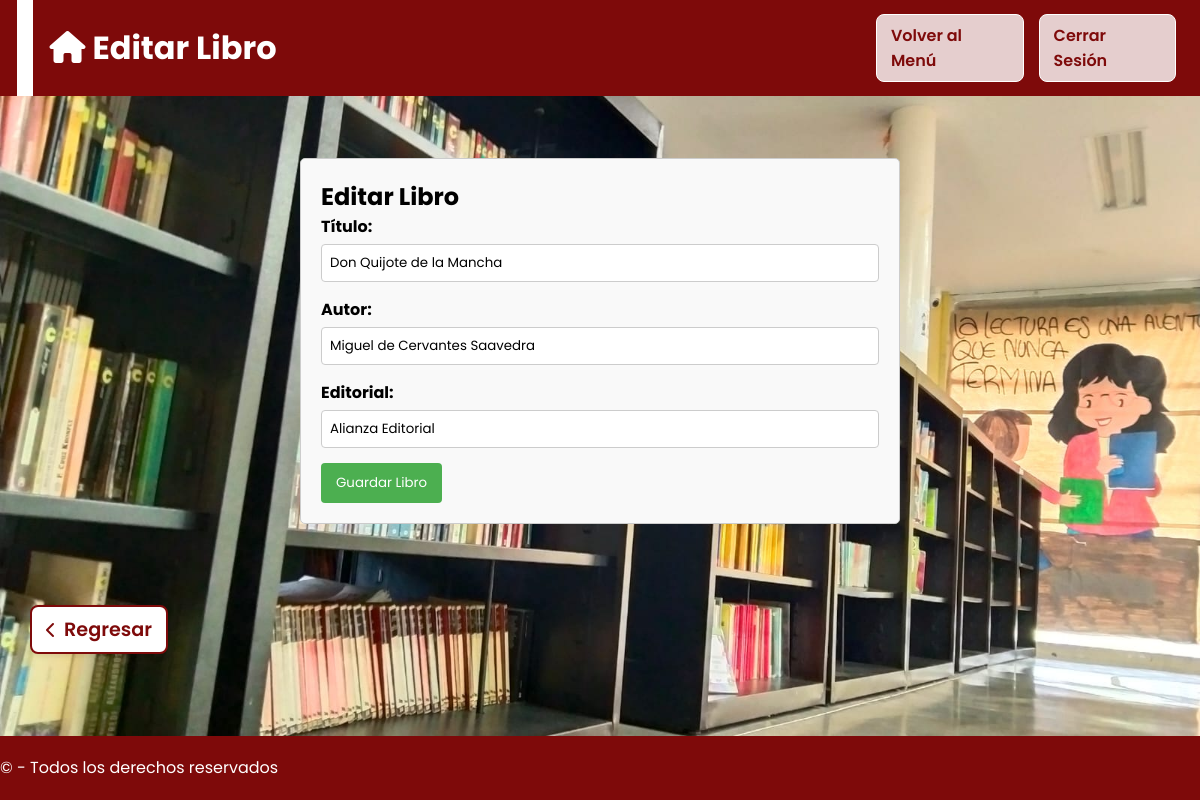
The app's page /libros/editar/5/ (signed in) with its own data.
### libros/models.py (models this page shows, shortened)
class Libro(models.Model):
    titulo = models.CharField(max_length=200)
    autor = models.CharField(max_length=200)
    editorial = models.CharField(max_length=200)
    disponible = models.BooleanField(default=True)

### libros/views.py (the view)
# urls.py: path('libros/editar/<int:libro_id>/', views.editar_libro, name='editar_libro'),
@login_required
def editar_libro(request, libro_id):
    libro = Libro.objects.get(id=libro_id)
    if request.method == 'POST':
        form = LibroForm(request.POST, instance=libro)
        if form.is_valid():
            form.save()
            return redirect('libros')
    else:
        form = LibroForm(instance=libro)
    return render(request, 'libros/editar_libro.html', {'form': form})

### libros/forms.py
class LibroForm(forms.ModelForm):
    class Meta:
        model = Libro
        fields = ['titulo', 'autor', 'editorial', 'disponible']
        labels = {
            'titulo': 'Título',
            'autor': 'Autor',
            'editorial': 'Editorial',
        }
        widgets = {
            'titulo': forms.TextInput(attrs={'id': 'titulo'}),
            'autor': forms.TextInput(attrs={'id': 'autor'}),
            'editorial': forms.TextInput(attrs={'id': 'editorial'}),
        }

### libros/templates/libros/editar_libro.html (shortened to what this page needs)
{% extends "libros/base.html" %}
{% load static %}
{% block extra_head %}
<link rel="stylesheet" href="{% static 'libros/css/realizar_prestamo.css' %}">
{% endblock extra_head %}
{% block Titulo %} Editar Libro {% endblock Titulo %}
{% block encabezado %}
{% if user.is_authenticated %}
<div class="botones-header">
    <a href="{% url 'menu' %}" class="btn-volver">Volver al Menú</a>
    <a href="{% url 'logout' %}" class="btn-logout">Cerrar Sesión</a>
</div>
{% endif %}
{% endblock encabezado %}
{% block content %}
<div class="form-container">
    <h2>Editar Libro</h2>
    <form method="POST">
        <div class="form-group">
            <label for="{{ form.titulo.id_for_label }}">{{ form.titulo.label }}:</label>
            {{ form.titulo }}
        </div>
        <div class="form-group">
            <label for="{{ form.autor.id_for_label }}">{{ form.autor.label }}:</label>
            {{ form.autor }}
        </div>
        <div class="form-group">
            <label for="{{ form.editorial.id_for_label }}">{{ form.editorial.label }}:</label>
            {{ form.editorial }}
        </div>
        <button type="submit">Guardar Libro</button>
    </form>
</div>
<a class="regrese" href="{% url 'libros' %}"><i class="fa-solid fa-chevron-left"></i> Regresar</a>
{% endblock content %}

### libros/static/libros/css/base.css (style rules this page uses)
:root { --primario: #7e0a0a; }
* { margin: 0px; padding: 0px; box-sizing: border-box; font-family: 'Poppins', sans-serif; }
html { background-repeat: no-repeat; background-color: rgba(156, 124, 124, 0.61); background-image: url(../img/Imagen_Biblioteca.jpg); background-size: cover; background-position: center; }
body { display: flex; flex-direction: column; min-height: 100vh; }
.botones-header { display: flex; align-items: center; margin-right: 3vh; gap: 15px; }
.btn-volver, .btn-logout { background-color: rgba(255, 255, 255, 0.8); color: var(--primario); border: 1px solid white; border-radius: 8px; padding: 8px 14px; font-weight: 600; text-decoration: none; transition: background-color 0.3s, color 0.3s; }

### libros/static/libros/css/realizar_prestamo.css (style rules this page uses)
.form-container { width: 50%; margin: auto; padding: 20px; border: 1px solid #ccc; border-radius: 5px; background-color: #f9f9f9; }
.form-group { margin-bottom: 15px; }
label { font-weight: bold; }
input, select, textarea { width: 100%; padding: 8px; margin-top: 5px; border: 1px solid #ccc; border-radius: 4px; }
button { background-color: #4CAF50; color: white; padding: 10px 15px; border: none; border-radius: 4px; cursor: pointer; }
.regrese { display: inline-flex; align-items: center; gap: 8px; margin: 20px 30px; padding: 8px 14px; font-size: 1.2rem; font-weight: 600; color: var(--primario); background-color: #ffffff; border: 2px solid var(--primario); border-radius: 8px; text-decoration: none; box-shadow: 0 2px 6px rgba(0, 0, 0, 0.1); transition: all 0.3s ease; cursor: pointer; width: fit-content; }
.regrese i { font-size: 1rem; }

### records on screen
Libro: titulo "Don Quijote de la Mancha", autor "Miguel de Cervantes Saavedra", editorial "Alianza Editorial"
